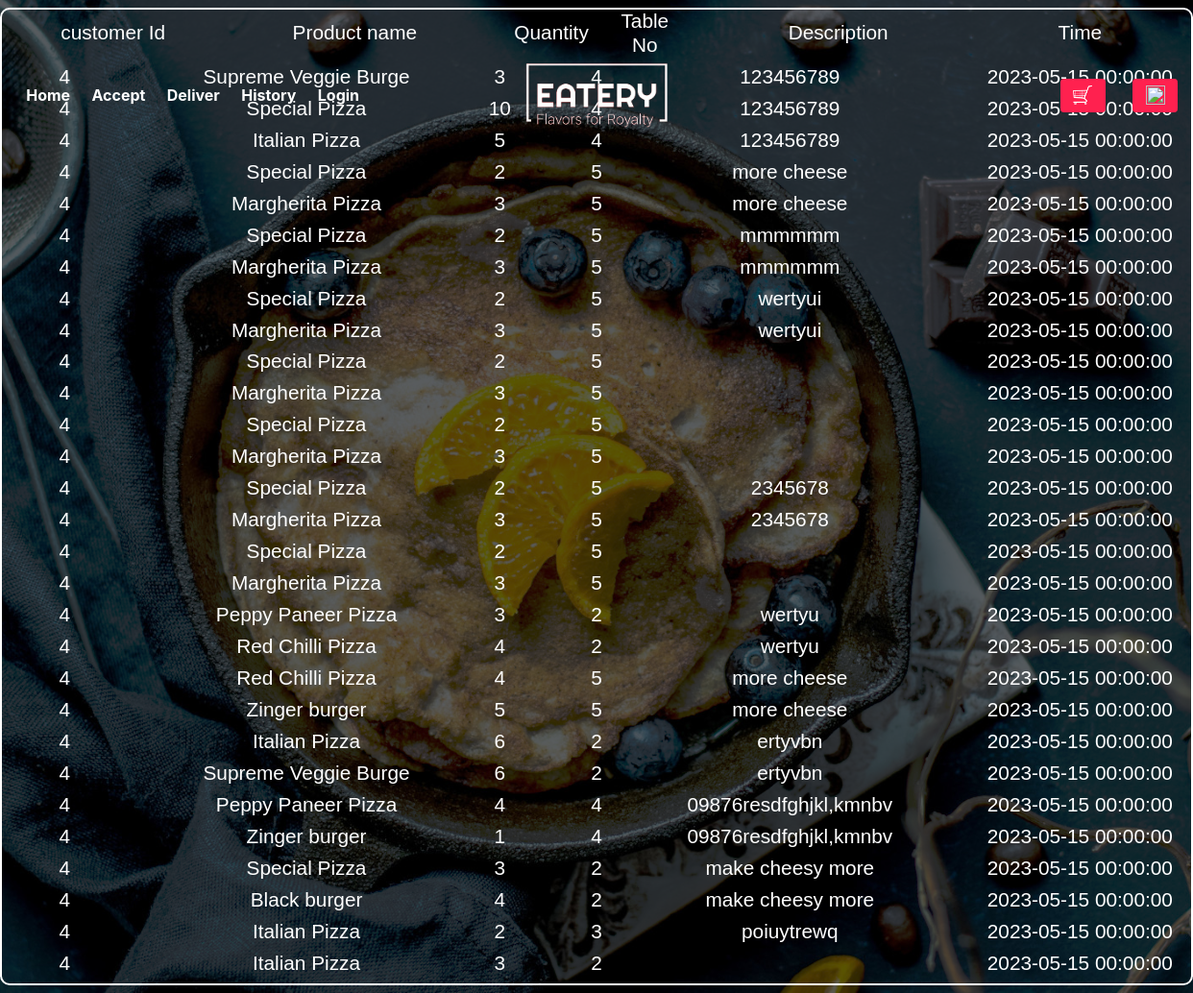
Screenshot of /assets/php/history.php (signed in) with the database file from the repository.
### tables this page shows
CREATE TABLE `orders` (
  `order_id` int(4) NOT NULL,
  `customer_id` int(4) NOT NULL,
  `product_id` int(6) NOT NULL,
  `qty` int(2) NOT NULL,
  `order_desc` varchar(100) NOT NULL,
  `table_no` int(3) NOT NULL,
  `oreder_time` datetime NOT NULL DEFAULT current_timestamp(),
  `status` varchar(10) NOT NULL
);

CREATE TABLE `products` (
  `product_id` int(4) NOT NULL,
  `product_no` int(3) NOT NULL,
  `product_name` varchar(20) NOT NULL,
  `product_price` int(5) NOT NULL,
  `product_type` varchar(15) NOT NULL,
  `product_qty` int(5) NOT NULL,
  `product_desc` varchar(100) NOT NULL,
  `product_img` text NOT NULL
);

### assets/php/history.php (the view, shortened to what this page needs)
<html>
<head>
  <link rel="stylesheet" href="../vendors/themify-icons/css/themify-icons.css">
  <link rel="stylesheet" href="../vendors/animate/animate.css">
  <link rel="stylesheet" href="../css/foodhut.css">
  <link rel="stylesheet" href="../css/cart.css">
</head>
<body>
<nav class="custom-navbar navbar navbar-expand-lg navbar-dark fixed-top" data-spy="affix" data-offset-top="10">
        <div class="collapse navbar-collapse" id="navbarSupportedContent">
      <ul class="navbar-nav">
        <li class="nav-item">
          <input type="button" value="Home"  class="nav-link te"  href="" onclick="home(this.name)" name="index.php#Home">
        </li>
        <li class="nav-item">
        <input type="button" value="Accept"  class="nav-link te"  href="" onclick="home(this.name)" name="admin.php">
        </li>
        <li class="nav-item">
        <input type="button" value="Deliver"  class="nav-link te"  href="" onclick="home(this.name)" name="admin_ord.php">
        </li>
        <li class="nav-item">
        <input type="button" value="History"  class="nav-link te"  href="" onclick="home(this.name)" name="admin_history.php">
        </li>
        <li class="nav-item">
          <a class="nav-link" href="<?php if(isset($_SESSION['login'])){echo'assets/php/logout.php';}else{echo 'login.php';} ?>"><?php if(isset($_SESSION['login'])){echo'Log-out';}else{echo 'Login';} ?></a>
        </li>
      </ul>
      <a class="navbar-brand m-auto" href="#">
      <img src="assets/imgs/logo3.png" class="brand-img" alt="" onclick="home(this.name)" name="index.php#Home">
      </a>
      <ul class="navbar-nav">
        <li class="nav-item cart-btn">
          <a href="cart.php" class="btn btn-primary ml-xl-4 cart-btn"><img src="assets/imgs/cart.png" id="cart" alt=""
              srcset=""></a>
          <a href="<?php if(isset($_SESSION['login'])){echo'assets/php/profile.php';}else{echo'assets/php/error.php';} ?>" class="btn btn-primary ml-xl-4 cart-btn"><img src="assets/imgs/user.png" id="cart" alt=""></a>
        </li>
      </ul>
    </div>
    </nav>
<?php
include 'config.php';
 ?>
<header class="container-fluid">
    <div class="row" id="cart-container">
      <div class="col-sm-6 col-md-12 col-xs-12 my-2 cart-main cart-middle">
                <div class="container-fluid text-c" id="cart-head">
                  <div class="row d-flex cart-head">
                      <div class="col-2">
                          <h5>customer Id</h5>
                      </div>
                      <div class="col-3">
                          <h5>Product name</h5>
                      </div>
                      <div class="col-1">
                          <h5>Quantity</h5>
                      </div>
                      <div class="col-1">
                          <h5>Table No</h5>
                      </div>
                      <div class="col-3">
                          <h5>Description</h5>
                      </div>
                      <div class="col-2">
                          <h5>Time</h5>
                      </div>
                  </div>
                </div>
              <div class="container-fluid text-c" id="cart-head">
              <?php
                  $cid = $_SESSION['id'];
                  $qr = "select * from orders where status = 'done' && customer_id = $cid";
                  $res = mysqli_query($conn,$qr);
                  while($orders = mysqli_fetch_assoc($res)) {
                      $id = $orders['product_id'];
                      $qr1 = "select product_name from products where product_id = $id";
                      $nam = mysqli_query($conn,$qr1);
                      $name = mysqli_fetch_array($nam);
                      ?>
                      <div class="row d-flex cart-head">
                      <div class="col-2">
                          <h5><?php echo $orders['customer_id']; ?></h5>
                      </div>
                      <div class="col-3">
                          <h5><?php echo $name['product_name']; ?></h5>
                      </div>
                      <div class="col-1">
                          <h5><?php echo $orders['qty']; ?></h5>
                      </div>
                      <div class="col-1">
                          <h5><?php echo $orders['table_no']; ?></h5>
                      </div>
                      <div class="col-3">
                          <h5><?php echo $orders['order_desc']; ?></h5>
                      </div>
                      <div class="col-3">
                          <h5><?php echo $orders['oreder_time']; ?></h5>
                      </div>
                </div>
                <?php } ?>
                  </div>
                </div>
      </div>
</header>
</body>
</html>

### assets/css/cart.css (style rules this page uses)
body { background-blend-mode: darken; background: rgba(33, 37, 41, 0.75) url('../imgs/main.jpg') repeat; background-size: cover; color: white; }
input { background: transparent; color: white; border: 1px solid white; }
a { color: white; }
.cart-head { flex-wrap: nowrap; align-items: center; text-align: center; justify-content: center; }
.cart-main { border: 2px solid white; border-radius: 10px; }
.text-c { text-align: center; }

### assets/php/history.php (style rules this page uses)
.te { background: transparent; border: none; }

### rows the page displays
orders: customer "4", product.product_name "Supreme Veggie Burge", order_desc "123456789", oreder_time "2023-05-15 00:00:00"
orders: customer "4", product.product_name "Special Pizza", order_desc "123456789", oreder_time "2023-05-15…"
orders: customer "4", product.product_name "Italian Pizza", order_desc "123456789", oreder_time "2023-05-15 00:00:00"
orders: customer "4", product.product_name "Special Pizza", qty "2", table_no "5", order_desc "more cheese", oreder_time "2023-05-15 00:00:00"
orders: customer "4", product.product_name "Margherita Pizza", qty "3", table_no "5", order_desc "more cheese", oreder_time "2023-05-15 00:00:00"
orders: customer "4", product.product_name "Special Pizza", qty "2", table_no "5", order_desc "mmmmmm", oreder_time "2023-05-15 00:00:00"
orders: customer "4", product.product_name "Margherita Pizza", qty "3", table_no "5", order_desc "mmmmmm", oreder_time "2023-05-15 00:00:00"
orders: customer "4", product.product_name "Special Pizza", qty "2", table_no "5", order_desc "wertyui", oreder_time "2023-05-15 00:00:00"
orders: customer "4", product.product_name "Margherita Pizza", qty "3", table_no "5", order_desc "wertyui", oreder_time "2023-05-15 00:00:00"
orders: customer "4", product.product_name "Special Pizza", qty "2", table_no "5", oreder_time "2023-05-15 00:00:00"
orders: customer "4", product.product_name "Margherita Pizza", qty "3", table_no "5", oreder_time "2023-05-15 00:00:00"
orders: customer "4", product.product_name "Special Pizza", qty "2", table_no "5", oreder_time "2023-05-15 00:00:00"
orders: customer "4", product.product_name "Margherita Pizza", qty "3", table_no "5", oreder_time "2023-05-15 00:00:00"
orders: customer "4", product.product_name "Special Pizza", qty "2", table_no "5", order_desc "2345678", oreder_time "2023-05-15 00:00:00"
orders: customer "4", product.product_name "Margherita Pizza", qty "3", table_no "5", order_desc "2345678", oreder_time "2023-05-15 00:00:00"
orders: customer "4", product.product_name "Special Pizza", qty "2", table_no "5", oreder_time "2023-05-15 00:00:00"
orders: customer "4", product.product_name "Margherita Pizza", qty "3", table_no "5", oreder_time "2023-05-15 00:00:00"
orders: customer "4", product.product_name "Peppy Paneer Pizza", qty "3", table_no "2", order_desc "wertyu", oreder_time "2023-05-15 00:00:00"
orders: customer "4", product.product_name "Red Chilli Pizza", qty "4", table_no "2", order_desc "wertyu", oreder_time "2023-05-15 00:00:00"
orders: customer "4", product.product_name "Red Chilli Pizza", qty "4", table_no "5", order_desc "more cheese", oreder_time "2023-05-15 00:00:00"
orders: customer "4", product.product_name "Zinger burger", qty "5", table_no "5", order_desc "more cheese", oreder_time "2023-05-15 00:00:00"
orders: customer "4", product.product_name "Italian Pizza", qty "6", table_no "2", order_desc "ertyvbn", oreder_time "2023-05-15 00:00:00"
orders: customer "4", product.product_name "Supreme Veggie Burge", qty "6", table_no "2", order_desc "ertyvbn", oreder_time "2023-05-15 00:00:00"
orders: customer "4", product.product_name "Peppy Paneer Pizza", qty "4", table_no "4", order_desc "09876resdfghjkl,kmnbv", oreder_time "2023-05-15 00:00:00"
orders: customer "4", product.product_name "Zinger burger", qty "1", table_no "4", order_desc "09876resdfghjkl,kmnbv", oreder_time "2023-05-15 00:00:00"
orders: customer "4", product.product_name "Special Pizza", qty "3", table_no "2", order_desc "make cheesy more", oreder_time "2023-05-15 00:00:00"
orders: customer "4", product.product_name "Black burger", qty "4", table_no "2", order_desc "make cheesy more", oreder_time "2023-05-15 00:00:00"
orders: customer "4", product.product_name "Italian Pizza", qty "2", table_no "3", order_desc "poiuytrewq", oreder_time "2023-05-15 00:00:00"
orders: customer "4", product.product_name "Italian Pizza", qty "3", table_no "2", oreder_time "2023-05-15 00:00:00"
